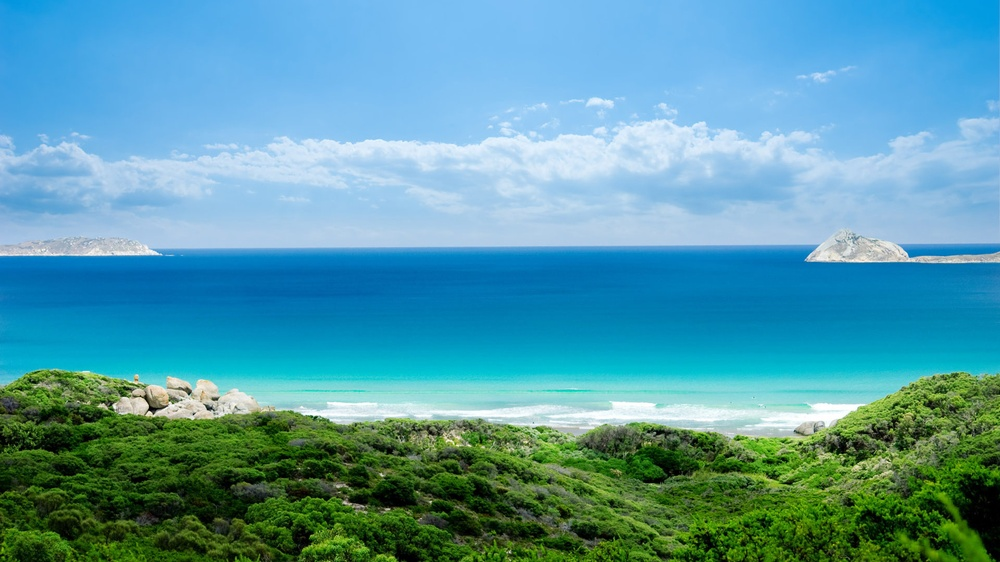
#> input picture pct.jpg, 1000 x 562 px, shrunk from 1920 x 1080 before the run
$ python PCA.py
#> lines starting #> are read from the running program, lines starting #| are printed output that depends on the picture

# coding: utf-8

# In[7]:


import numpy as np
from matplotlib import pyplot as plt
from numpy import linalg


# In[43]:


def normalize(X):
    '''
      Normalise data before processing
      Return normalized data and normalization parameters
    '''
    X_normed = (X - X.mean())/X.std()
    norm_params = [X.mean(), X.std()]
    return X_normed , norm_params


# In[44]:


def transform(X,n_components):
    '''
        Select components with largest variance:
            1) Estimate covariance matrix
            2) Find its eigenvalues and eigenvectors
            3) Check if eigenvalues are complex -> to real space
            4) Sort vals & vectors
            5) Select n components
            5) Project all data on the selected components
    '''
    cov = np.dot(X.T, X) / len(X)

    e_val, e_vect = np.linalg.eig(cov)

    e_val = np.absolute(e_val)

    ind = np.argsort(-e_val)
    e_vect = e_vect[:, ind]
    e_vect = e_vect.astype(float)

    e_vect_reduced = e_vect[:, :n_components]
    new_X = np.dot(X, e_vect_reduced)
    return new_X, e_vect_reduced


# In[54]:


def restore(X_reduced, evect_reduced, norm_params):
    '''
        Restore "original" values:
            1) Restore original size
            2) Rescale
    '''
    X_old = np.dot(X_reduced, evect_reduced.T)
    X_oldest = (X_old*norm_params[1])+norm_params[0]
    return X_oldest


# ## All processing

# ### Simple data

# In[46]:


points = 10
X = np.zeros((points,2))
x = np.arange(1,points+1)
y = 4 * x *x + np.random.randn(points)*2
X[:,1] = y
X[:,0] = x
number_of_components = 1


# In[47]:


X_norm, norm_params = normalize(np.copy(X))


# In[51]:


X


# In[55]:


# normalization
X_norm, norm_params = normalize(np.copy(X))

# dimension reduction
X_reduced, evect_reduced = transform(X_norm, number_of_components)

# restoring dimensions
restored_X = restore(X_reduced, evect_reduced,norm_params )


# In[56]:


print(restored_X)


# ### Visualization

# In[57]:


plt.figure()
plt.scatter(X[:, 0], X[:, 1], color='c', label='Initial')
plt.scatter(restored_X[:, 0], restored_X[:, 1], color='y', label='Restored')
plt.legend(loc='best')
plt.xlabel('x')
plt.ylabel('y')
plt.show()
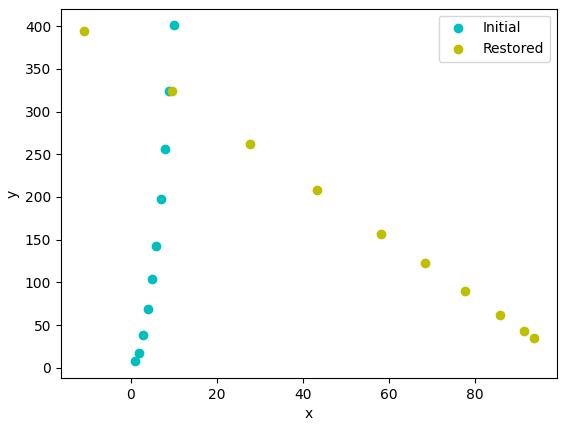
#> figure drawn by matplotlib, 1 panel


# ## Try use PCA on image

# In[58]:


from PIL import Image
number_of_components_image = 100

# read image
img = Image.open('pct.jpg')
#> img is the input picture: PIL image 1000x562 RGB; mean R, G, B 85, 153.8, 167.4
# black & white transformation
img = img.convert('L')
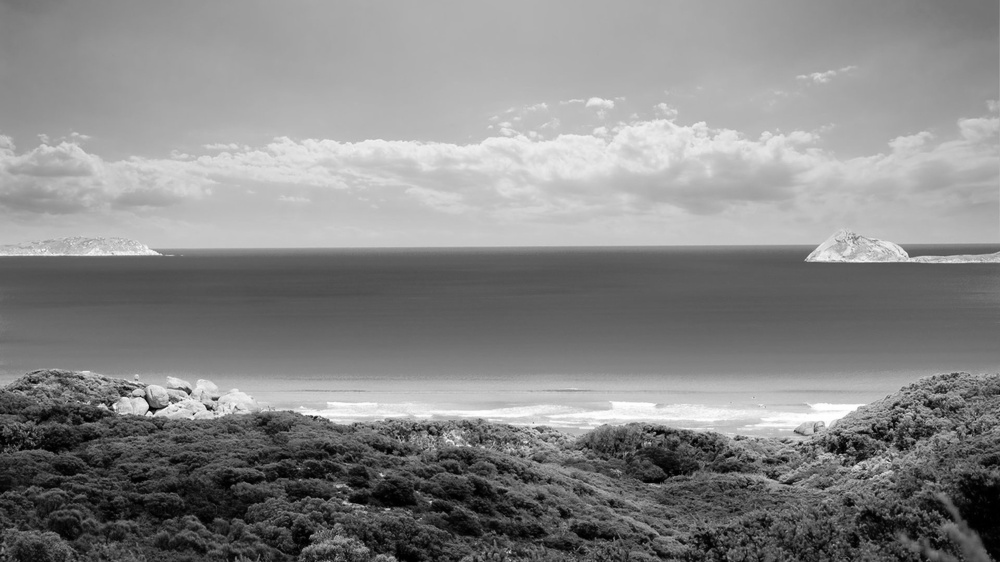
#> img: PIL image 1000x562 L; min 0, max 255, mean 134.8

# create numpy array
img_X = (np.copy(np.asarray(img))).astype(float)

# normalization
X_norm_img, norm_params = normalize(img_X)
#> norm_params = [134.8, 56.23]

# dimension reduction
X_reduced_img, evect_reduced = transform(X_norm_img, number_of_components_image)
#> call 2 of transform, with n_components = 100
#> in transform (call 2), `cov = np.dot(X.T, X) / len(X)`:
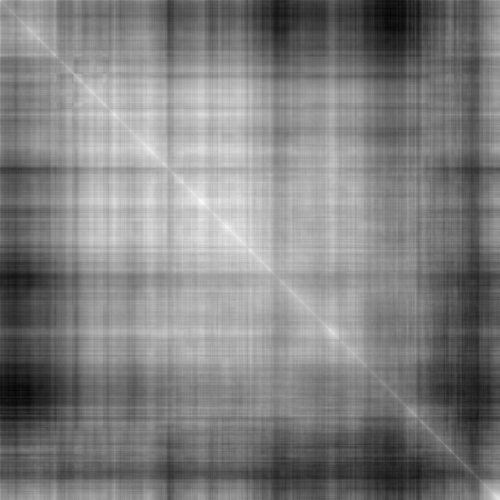
#> cov: shape (1000, 1000) float64 (shown at 1/2 size); min 0.242, max 1.28, mean 0.761; drawn with min black and max white
#> in transform (call 2), `e_val = np.absolute(e_val)`: e_val = 1000 values, max 775.8 at index 0, min 2.66e-16 at index 995, mean 1
#> in transform (call 2), `ind = np.argsort(-e_val)`: ind = 1000 values, max 999 at index 993, min 0 at index 0, mean 499.5
#> in transform (call 2), `e_vect = e_vect.astype(float)`:
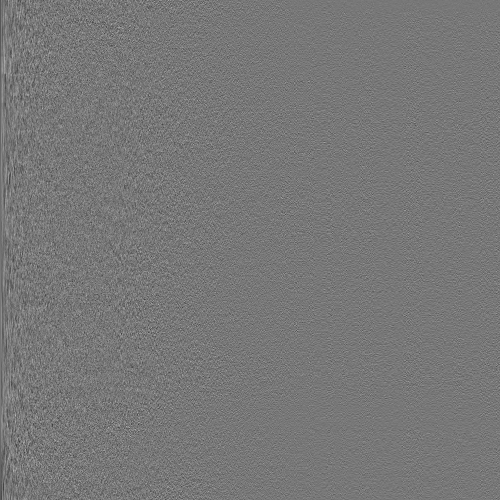
#> e_vect: shape (1000, 1000) float64 (shown at 1/2 size); min -0.172, max 0.194, mean -3.41e-05; drawn with min black and max white
#> in transform (call 2), `e_vect_reduced = e_vect[:, :n_components]`:
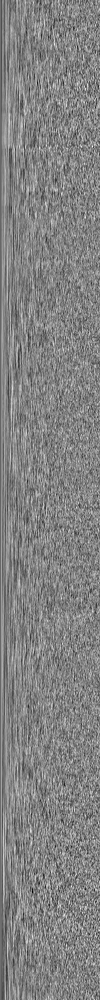
#> e_vect_reduced: shape (1000, 100) float64; min -0.164, max 0.155, mean -0.000343; drawn with min black and max white
#> in transform (call 2), `new_X = np.dot(X, e_vect_reduced)`:
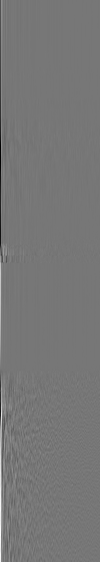
#> new_X: shape (562, 100) float64; min -40.4, max 46.09, mean 0.1; drawn with min black and max white

# dimension restoring
X_restored_img = restore(X_reduced_img, evect_reduced, norm_params)

# create from restored array
#> (the run stopped early here; a loop or call above may not have finished)
